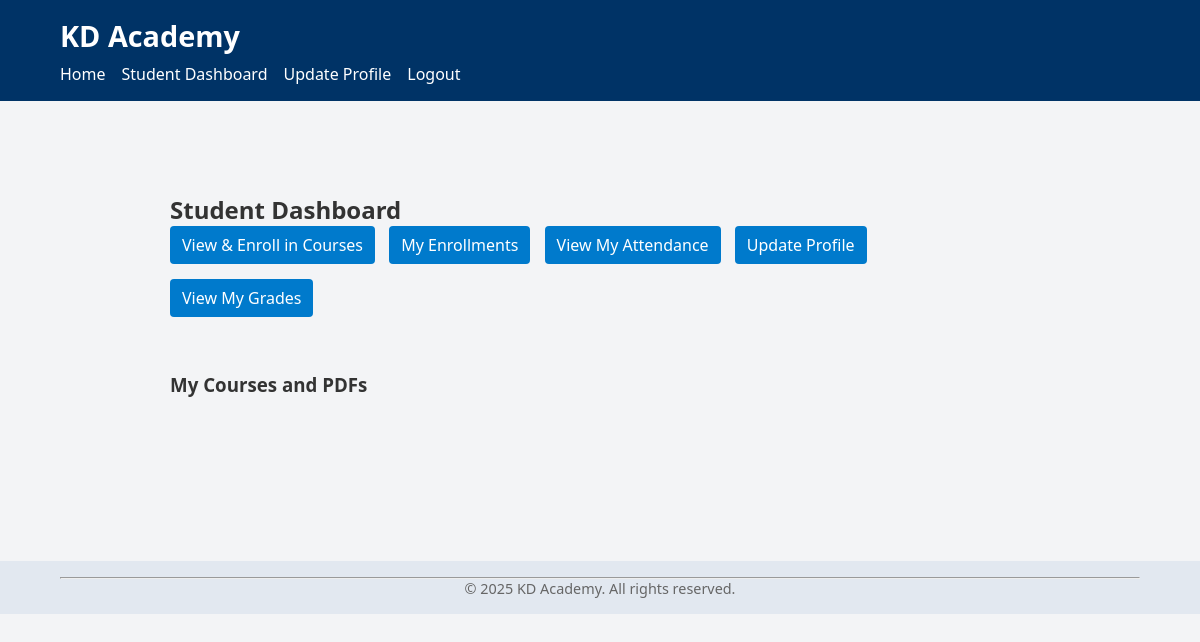
The app's page /student/dashboard (signed in), older data.
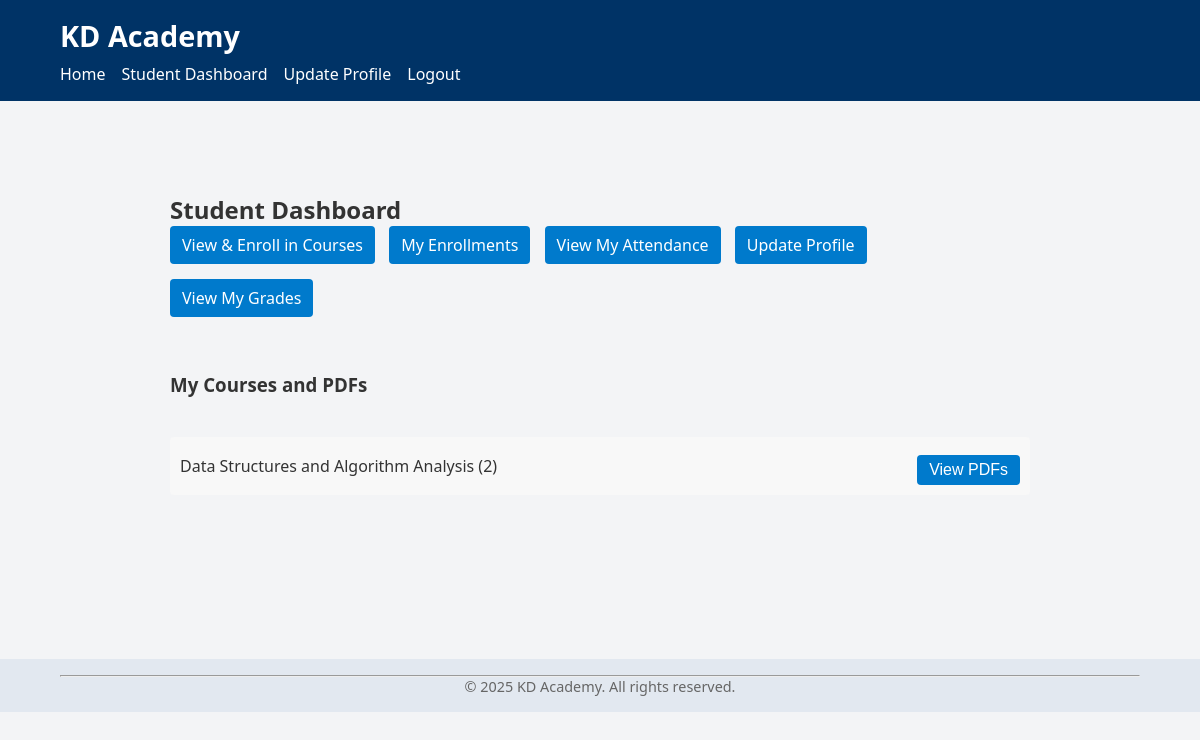
The same page, newer data.
### tables this page shows
CREATE TABLE enrollments (
            id INTEGER PRIMARY KEY AUTOINCREMENT,
            user_id INTEGER NOT NULL,
            course_id INTEGER NOT NULL,
            FOREIGN KEY (user_id) REFERENCES users(id),
            FOREIGN KEY (course_id) REFERENCES courses(id)
        );

CREATE TABLE courses (
            id INTEGER PRIMARY KEY AUTOINCREMENT,
            name TEXT NOT NULL,
            semester TEXT NOT NULL
        );

### app.py (the view)
@app.route("/student/dashboard")
def student_dashboard():
    if "user_id" not in session or session.get("role") != "student":
        return "Access Denied. Student Only."
    db = get_db()
    enrollments = db.execute("""
        SELECT e.course_id, c.name AS course_name, c.semester
        FROM enrollments e
        JOIN courses c ON e.course_id = c.id
        WHERE e.user_id = ?
    """, (session["user_id"],)).fetchall()
    return render_template("student_dashboard.html", enrollments=enrollments)

### app.py (called while the page is built)
def get_db():
    db = getattr(g, "_database", None)
    if db is None:
        db = g._database = sqlite3.connect(DATABASE)
        db.row_factory = sqlite3.Row
    return db

@app.teardown_appcontext
def close_connection(exception):
    db = getattr(g, "_database", None)
    if db is not None:
        db.close()

### templates/student_dashboard.html (shortened to what this page needs)
{% extends "base.html" %}
{% block content %}
<section class="student-dashboard">
    <h2>Student Dashboard</h2>
    <nav class="dashboard-nav">
        <ul>
            <li><a class="nav-link" href="{{ url_for('courses') }}">View & Enroll in Courses</a></li>
            <li><a class="nav-link" href="{{ url_for('my_enrollments') }}">My Enrollments</a></li>
            <li><a class="nav-link" href="{{ url_for('my_attendance') }}">View My Attendance</a></li>
            <li><a class="nav-link" href="{{ url_for('update_profile') }}">Update Profile</a></li>
            <li><a class="nav-link" href="{{ url_for('my_grades') }}">View My Grades</a></li>
        </ul>
    </nav>
    <section class="courses-pdfs">
        <h3>My Courses and PDFs</h3>
        <ul class="courses-list">
            {% for enrollment in enrollments %}
            <li class="course-item">
                <span>{{ enrollment.course_name }} ({{ enrollment.semester }})</span>
                <a class="pdf-button" href="{{ url_for('student_resources', course_id=enrollment.course_id) }}">
                    <button type="button">View PDFs</button>
                </a>
            </li>
            {% endfor %}
        </ul>
    </section>
</section>
{% endblock %}

Row changes from the older to the newer data that the page shows:
added enrollments: course_name "Data Structures and Algorithm Analysis", semester "2"
